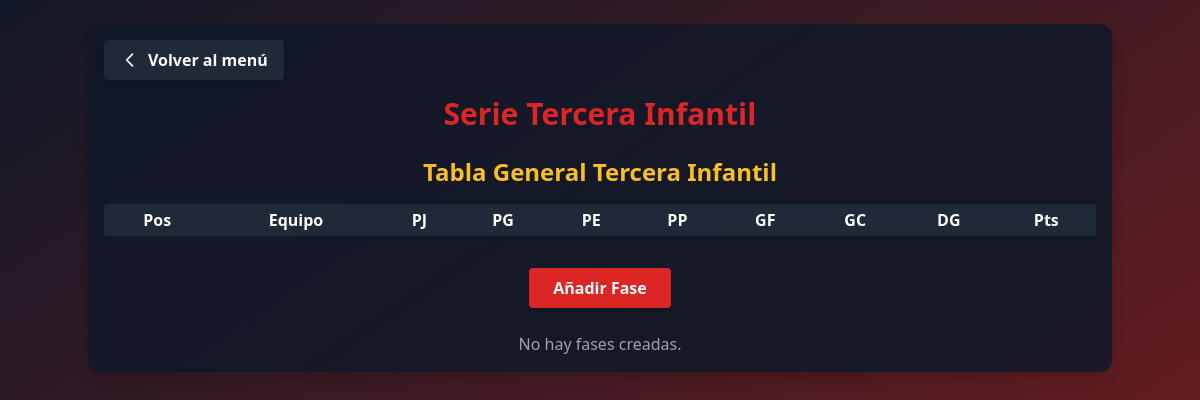
The app's page /menu/serie_tercera_infantil/, older data.
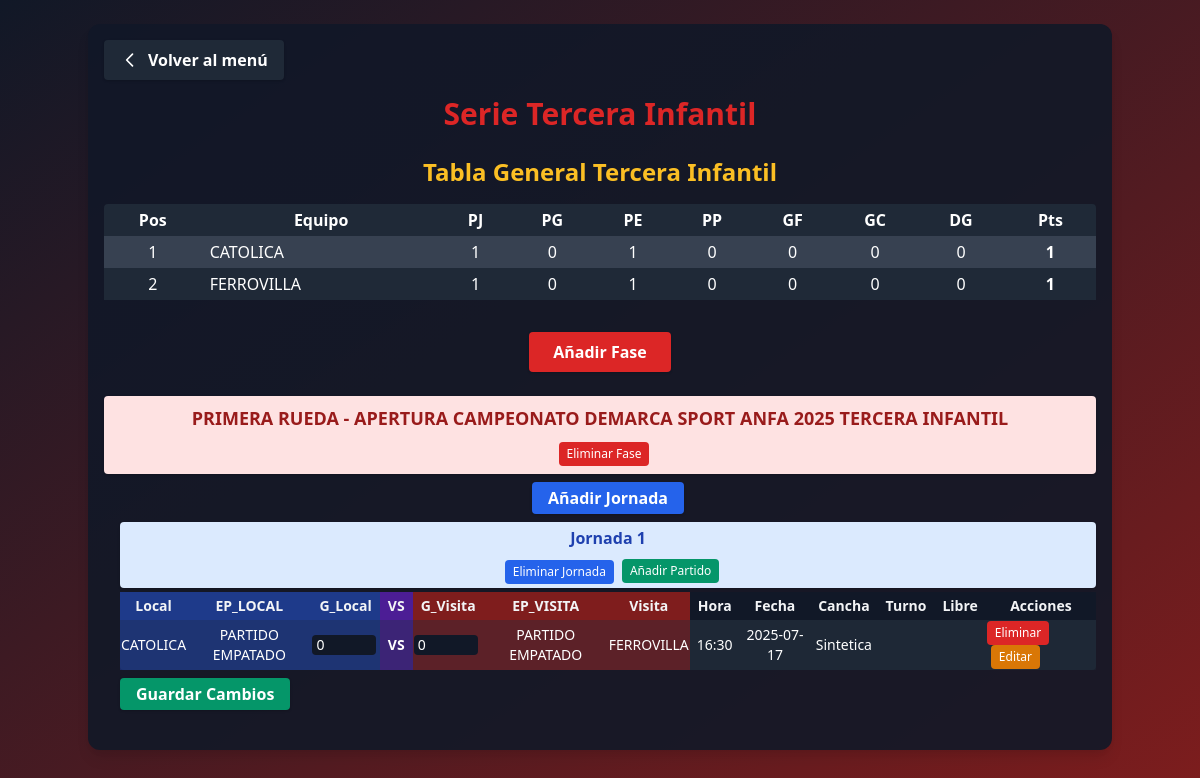
The same page, newer data.
### app_main/models.py (models this page shows, shortened)
class Clubes(models.Model):
    club = models.CharField(max_length=100, unique=True)
    super_seniors = models.BooleanField(default=False)
    seniors = models.BooleanField(default=False)
    honor = models.BooleanField(default=False)
    segunda_honor = models.BooleanField(default=False)
    juveniles = models.BooleanField(default=False)
    primera_infantil = models.BooleanField(default=False)
    segunda_infantil = models.BooleanField(default=False)
    tercera_infantil = models.BooleanField(default=False)
    femenino = models.BooleanField(default=False)
    def __str__(self):
        return self.club

class Fase(models.Model):
    nombre = models.CharField(max_length=100, unique=True)

class Jornada(models.Model):
    fase = models.ForeignKey(Fase, on_delete=models.CASCADE, related_name='jornadas')
    nombre = models.CharField(max_length=100)

class SerieTerceraInfantil(models.Model):
    ESTADO_PARTIDO_CHOICES = [
        ('PARTIDO GANADO', 'PARTIDO GANADO'),
        ('PARTIDO EMPATADO', 'PARTIDO EMPATADO'),
        ('PARTIDO PERDIDO', 'PARTIDO PERDIDO'),
    ]
    jornada = models.ForeignKey(Jornada, on_delete=models.CASCADE, related_name='partidos_tercera_infantil')
    equipo_local = models.ForeignKey('Clubes', on_delete=models.CASCADE, related_name='partidos_local_tercera_infantil')
    estado_partido_local = models.CharField(max_length=50, choices=ESTADO_PARTIDO_CHOICES)
    goles_local = models.PositiveSmallIntegerField()
    goles_visita = models.PositiveSmallIntegerField()
    estado_partido_visita = models.CharField(max_length=50, choices=ESTADO_PARTIDO_CHOICES)
    equipo_visita = models.ForeignKey('Clubes', on_delete=models.CASCADE, related_name='partidos_visita_tercera_infantil')
    horario = models.TimeField(null=True, blank=True)
    fecha = models.DateField(null=True, blank=True)
    cancha = models.CharField(max_length=100, blank=True, default="")
    turno = models.CharField(max_length=50)
    libre = models.CharField(max_length=100, blank=True, default="")

### app_main/views.py (the view, shortened to what this page needs)
# urls.py: path('serie_tercera_infantil/', views.serie_tercera_infantil, name='serie_tercera_infantil'),
def serie_tercera_infantil(request):
    fases = Fase.objects.filter(nombre__icontains="TERCERA INFANTIL").prefetch_related('jornadas__partidos_tercera_infantil')
    clubes = Clubes.objects.all()
    jornadas = Jornada.objects.all()
    tablero_general = calcular_tablero_general_tercera_infantil()
    return render(request, 'serie_tercera_infantil.html', {
        'fases': fases,
        'clubes': clubes,
        'jornadas': jornadas,
        'estado_choices': SerieTerceraInfantil.ESTADO_PARTIDO_CHOICES,
        'tablero_general': tablero_general,
    })

### app_main/templates/serie_tercera_infantil.html (shortened to what this page needs)
<!DOCTYPE html>
<html>
<head>
    <link href="https://cdn.jsdelivr.net/npm/tailwindcss@2.2.19/dist/tailwind.min.css" rel="stylesheet"/>
</head>
<body class="bg-gradient-to-br from-gray-900 to-red-900 min-h-screen text-gray-100">
    <div class="container mx-auto p-4 bg-gray-900 bg-opacity-90 rounded-xl shadow-lg mt-6">
        <div class="flex items-center mb-4">
            <a href="{% url 'menu' %}" class="bg-gray-800 hover:bg-gray-700 text-white font-bold py-2 px-4 rounded shadow transition flex items-center">
                <svg class="w-5 h-5 mr-2" fill="none" stroke="currentColor" stroke-width="2" viewBox="0 0 24 24">
                    <path stroke-linecap="round" stroke-linejoin="round" d="M15 19l-7-7 7-7" />
                </svg>
                Volver al menú
            </a>
        </div>
        <h1 class="text-3xl font-extrabold text-red-600 mb-6 text-center drop-shadow">Serie Tercera Infantil</h1>
        <h2 class="text-2xl font-bold text-center text-yellow-400 mb-4">Tabla General Tercera Infantil</h2>
        <div class="w-full mb-8">
            <div class="overflow-x-auto">
                <table class="min-w-full bg-gray-800 text-white rounded">
                    <thead>
                        <tr>
                            <th class="px-2 py-1">Pos</th>
                            <th class="px-2 py-1">Equipo</th>
                            <th class="px-2 py-1">PJ</th>
                            <th class="px-2 py-1">PG</th>
                            <th class="px-2 py-1">PE</th>
                            <th class="px-2 py-1">PP</th>
                            <th class="px-2 py-1">GF</th>
                            <th class="px-2 py-1">GC</th>
                            <th class="px-2 py-1">DG</th>
                            <th class="px-2 py-1">Pts</th>
                        </tr>
                    </thead>
                    <tbody>
                        {% for row in tablero_general %}
                        <tr class="{% cycle 'bg-gray-700' 'bg-gray-800' %}">
                            <td class="px-2 py-1 text-center">{{ forloop.counter }}</td>
                            <td class="px-2 py-1">{{ row.equipo }}</td>
                            <td class="px-2 py-1 text-center">{{ row.PJ }}</td>
                            <td class="px-2 py-1 text-center">{{ row.PG }}</td>
                            <td class="px-2 py-1 text-center">{{ row.PE }}</td>
                            <td class="px-2 py-1 text-center">{{ row.PP }}</td>
                            <td class="px-2 py-1 text-center">{{ row.GF }}</td>
                            <td class="px-2 py-1 text-center">{{ row.GC }}</td>
                            <td class="px-2 py-1 text-center">{{ row.DG }}</td>
                            <td class="px-2 py-1 text-center font-bold">{{ row.Pts }}</td>
                        </tr>
                        {% endfor %}
                    </tbody>
                </table>
            </div>
        </div>
        <form method="post" class="mb-6 flex justify-center">
            <button type="submit" name="add_fase" value="1" class="bg-red-600 hover:bg-red-700 text-white font-bold py-2 px-6 rounded shadow transition">Añadir Fase</button>
        </form>
        {% for fase in fases %}
            <div class="bg-red-100 text-red-800 font-bold rounded px-4 py-2 flex flex-col items-center justify-center mb-2 shadow">
                <span class="text-lg text-center w-full">{{ fase.nombre }}</span>
                <div class="flex items-center justify-center mt-2">
                    <form method="post" style="display:inline;">
                        <button type="submit" name="delete_fase" value="{{ fase.id }}" class="ml-2 bg-red-600 hover:bg-red-700 text-white rounded px-2 py-1 text-xs" onclick="return confirm('¿Eliminar esta fase y todas sus jornadas y partidos?')">
                            Eliminar Fase
                        </button>
                    </form>
                </div>
            </div>
            <div class="ml-4 mb-6">
                <form method="post" class="mb-2 flex items-center gap-2 justify-center">
                    <button type="submit" name="add_jornada" value="1" class="bg-blue-600 hover:bg-blue-700 text-white font-bold py-1 px-4 rounded shadow transition">Añadir Jornada</button>
                </form>
                {% for jornada in fase.jornadas.all %}
                    <div class="bg-blue-100 text-blue-800 font-semibold rounded px-3 py-1 flex flex-col items-center justify-center mb-1 shadow">
                        <span class="text-base text-center w-full">{{ jornada.nombre }}</span>
                        <div class="flex items-center justify-center mt-2">
                            <form method="post" style="display:inline;">
                                <button type="submit" name="delete_jornada" value="{{ jornada.id }}" class="ml-2 bg-blue-600 hover:bg-blue-700 text-white rounded px-2 py-1 text-xs" onclick="return confirm('¿Eliminar esta jornada y todos sus partidos?')">
                                    Eliminar Jornada
                                </button>
                            </form>
                            <button type="button" onclick="openModal('{{ jornada.id }}')" class="ml-2 bg-green-600 hover:bg-green-700 text-white rounded px-2 py-1 text-xs">Añadir Partido</button>
                        </div>
                    </div>
                    <form method="post" class="mb-4">
                        <div class="overflow-x-auto">
                        <table class="min-w-full text-xs md:text-sm bg-gray-800 rounded shadow">
                            <thead>
                                <tr>
                                    <th class="px-2 py-1 bg-blue-900">Local</th>
                                    <th class="px-2 py-1 bg-blue-900">EP_LOCAL</th>
                                    <th class="px-2 py-1 bg-blue-900">G_Local</th>
                                    <th class="px-2 py-1 bg-purple-900">VS</th>
                                    <th class="px-2 py-1 bg-red-900">G_Visita</th>
                                    <th class="px-2 py-1 bg-red-900">EP_VISITA</th>
                                    <th class="px-2 py-1 bg-red-900">Visita</th>
                                    <th class="px-2 py-1 bg-gray-900">Hora</th>
                                    <th class="px-2 py-1 bg-gray-900">Fecha</th>
                                    <th class="px-2 py-1 bg-gray-900">Cancha</th>
                                    <th class="px-2 py-1 bg-gray-900">Turno</th>
                                    <th class="px-2 py-1 bg-gray-900">Libre</th>
                                    <th class="px-2 py-1 bg-gray-900">Acciones</th>
                                </tr>
                            </thead>
                            <tbody>
                                {% for sh in jornada.partidos_tercera_infantil.all %}
                                <tr id="jornada-{{ jornada.id }}-partido-{{ sh.id }}">
                                    <td class="text-center text-white bg-blue-800 bg-opacity-50">{{ sh.equipo_local.club }}</td>
                                    <td class="text-center text-white bg-blue-800 bg-opacity-50">{{ sh.estado_partido_local }}</td>
                                    <td class="bg-blue-800 bg-opacity-50">
                                        <input type="number" name="goles_local_{{ sh.id }}" value="{{ sh.goles_local }}" min="0" class="bg-gray-900 text-white rounded w-16 px-1">
                                    </td>
                                    <td class="text-center text-white bg-purple-800 bg-opacity-50 font-bold">VS</td>
                                    <td class="bg-red-800 bg-opacity-50">
                                        <input type="number" name="goles_visita_{{ sh.id }}" value="{{ sh.goles_visita }}" min="0" class="bg-gray-900 text-white rounded w-16 px-1">
                                    </td>
                                    <td class="text-center text-white bg-red-800 bg-opacity-50">{{ sh.estado_partido_visita }}</td>
                                    <td class="text-center text-white bg-red-800 bg-opacity-50">{{ sh.equipo_visita.club }}</td>
                                    <td class="text-center text-white bg-gray-800 bg-opacity-50">{{ sh.horario }}</td>
                                    <td class="text-center text-white bg-gray-800 bg-opacity-50">{{ sh.fecha|date:'Y-m-d' }}</td>
                                    <td class="text-center text-white bg-gray-800 bg-opacity-50">{{ sh.cancha }}</td>
                                    <td class="text-center text-white bg-gray-800 bg-opacity-50">{{ sh.turno }}</td>
                                    <td class="text-center text-white bg-gray-800 bg-opacity-50">{{ sh.libre }}</td>
                                    <td class="bg-gray-800 bg-opacity-50">
                                        <button type="submit" name="delete_row" value="{{ sh.id }}" class="bg-red-600 hover:bg-red-700 text-white rounded px-2 py-1 text-xs" onclick="return confirm('¿Eliminar este partido?')">Eliminar</button>
                                        <button type="button" onclick="openEditModal('{{ sh.id }}', '{{ sh.equipo_local.id }}', '{{ sh.equipo_visita.id }}', '{{ sh.horario|time:'H:i' }}', '{{ sh.fecha|date:'Y-m-d' }}', '{{ sh.cancha }}', '{{ sh.turno }}', '{{ sh.libre }}')" class="bg-yellow-600 hover:bg-yellow-700 text-white rounded px-2 py-1 text-xs ml-1">Editar</button>
                                    </td>
                                </tr>
                                {% empty %}
                                <tr><td colspan="12" class="text-center text-gray-400">No hay partidos en esta jornada.</td></tr>
                                {% endfor %}
                            </tbody>
                        </table>
                        </div>
                        <button type="submit" class="mt-2 bg-green-600 hover:bg-green-700 text-white font-bold py-1 px-4 rounded shadow transition">Guardar Cambios</button>
                    </form>
                {% empty %}
                    <div class="text-gray-400 mb-4 text-center">No hay jornadas en esta fase.</div>
                {% endfor %}
            </div>
        {% empty %}
            <div class="text-gray-400 text-center">No hay fases creadas.</div>
        {% endfor %}
    </div>
</body>
</html>

Row changes from the older to the newer data that the page shows:
now on this page (row unchanged): Clubes: equipo "CATOLICA", PJ "1", PG "0", PE "1", PP "0", GF "0", GC "0", DG "0", Pts "1"
now on this page (row unchanged): Clubes: equipo "FERROVILLA", PJ "1", PG "0", PE "1", PP "0", GF "0", GC "0", DG "0", Pts "1"
added Fase: nombre "PRIMERA RUEDA - APERTURA CAMPEONATO DEMARCA SPORT ANFA 2025 TERCERA INFANTIL", {{ fase.id }} 26 (drawn)
added Jornada: nombre "Jornada 1", {{ jornada.id }} 17 (drawn)
added SerieTerceraInfantil: equipo_local.club "CATOLICA", estado_partido_local "PARTIDO EMPATADO", goles_local "0", goles_visita "0", estado_partido_visita "PARTIDO EMPATADO", equipo_visita.club "FERROVILLA", horario "16:30", fecha "2025-07-17", cancha "Sintetica", {{ sh.id }} 2 (drawn)
Text that changed along with them:
text no longer shown: "No hay fases creadas."
